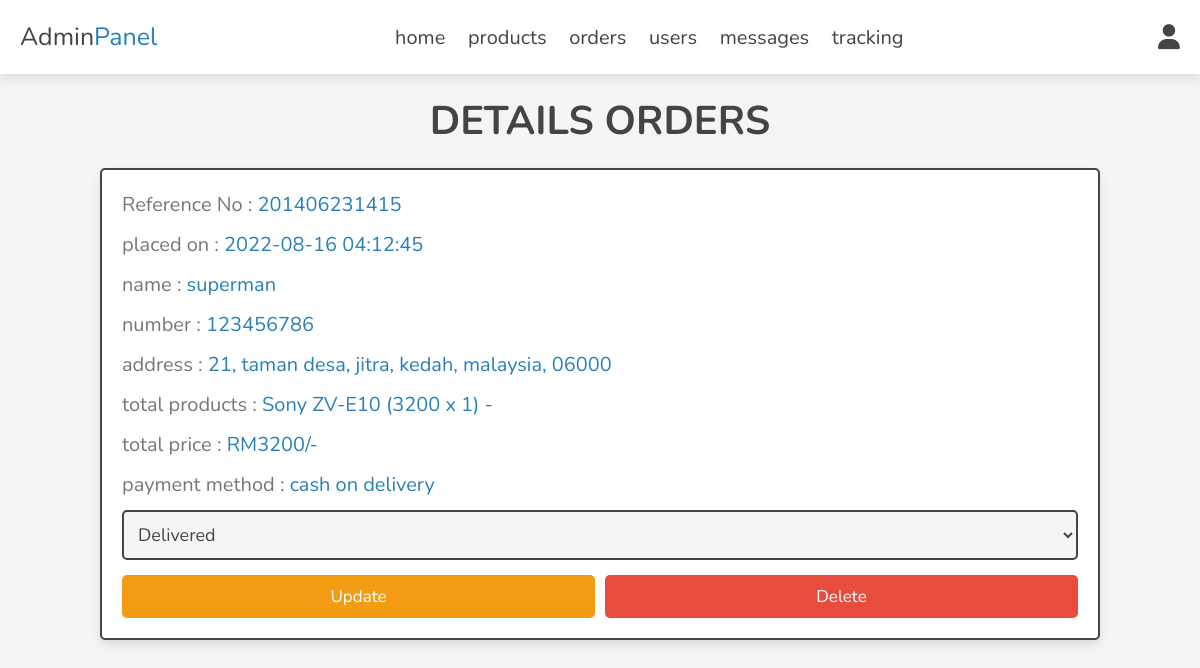
/admin/update_parcel.php (signed in), run on the app's committed database.
### tables this page shows
CREATE TABLE `orders` (
  `id` int(100) NOT NULL,
  `reference_number` varchar(100) NOT NULL,
  `user_id` int(100) NOT NULL,
  `name` varchar(20) NOT NULL,
  `number` varchar(10) NOT NULL,
  `email` varchar(50) NOT NULL,
  `method` varchar(50) NOT NULL,
  `address` varchar(500) NOT NULL,
  `total_products` varchar(1000) NOT NULL,
  `total_price` int(100) NOT NULL,
  `placed_on` timestamp NOT NULL DEFAULT current_timestamp(),
  `status` varchar(20) NOT NULL DEFAULT '2',
  `s_status` int(15) NOT NULL DEFAULT 0
);

CREATE TABLE `parcels` (
  `id` int(30) NOT NULL,
  `reference_number` varchar(100) NOT NULL,
  `status` int(2) NOT NULL DEFAULT 0,
  `date_created` datetime NOT NULL DEFAULT current_timestamp()
);

### admin/update_parcel.php (the view, shortened to what this page needs)
<?php
include '../components/connect.php';
?>
<!DOCTYPE html>
<html lang="en">
<head>
   <link rel="stylesheet" href="https://cdnjs.cloudflare.com/ajax/libs/font-awesome/6.1.1/css/all.min.css">
   <link rel="stylesheet" href="../css/admin_style.css">
</head>
<body>
<?php include '../components/admin_header.php'; ?>
<section class="orders">
<h1 class="heading">Details orders</h1>
<div class="box-container">
   <?php
      $order_id = $_GET['order_id'];
      $select_orders = $conn->prepare("SELECT * FROM `orders` WHERE id LIKE '%{$order_id}%' ");
      $select_orders->execute();
      if($select_orders->rowCount() > 0){
         $fetch_orders = $select_orders->fetch(PDO::FETCH_ASSOC);
      $select_parcel = $conn->prepare("SELECT * FROM `parcels` WHERE reference_number LIKE '%{$fetch_orders['reference_number']}%' ");
      $select_parcel->execute();
      $fetch_parcel = $select_parcel->fetch(PDO::FETCH_ASSOC)
   ?>
   <div class="box">
      <p> Reference No : <span><?= $fetch_orders['reference_number']; ?></span> </p>
      <p> placed on : <span><?= $fetch_orders['placed_on']; ?></span> </p>
      <p> name : <span><?= $fetch_orders['name']; ?></span> </p>
      <p> number : <span><?= $fetch_orders['number']; ?></span> </p>
      <p> address : <span><?= $fetch_orders['address']; ?></span> </p>
      <p> total products : <span><?= $fetch_orders['total_products']; ?></span> </p>
      <p> total price : <span>RM<?= $fetch_orders['total_price']; ?>/-</span> </p>
      <p> payment method : <span><?= $fetch_orders['method']; ?></span> </p>
      <form action="" method="post">
			<select name="status" id="" class="select" required>
         <option selected disabled><?php
							switch ($fetch_parcel['status']) {
								case '7':
									echo " Delivered";
									break;
							}
							?></option>
			</select>
        <div class="flex-btn">
         <input type="submit" value="update" class="option-btn" name="update">
         <a href="placed_orders.php?delete=<?= $fetch_orders['id']; ?>" class="delete-btn" onclick="return confirm('delete this order?');">delete</a>
        </div>
      </form>
   </div>
   <?php
      }else{
         echo '<p class="empty">order not found!!!</p>';
      }
   ?>
</div>
</section>
</body>
</html>

### css/admin_style.css (style rules this page uses)
:root { --main-color:#2980b9; --orange:#f39c12; --red:#e74c3c; --black:#444; --white:#fff; --light-color:#777; --light-bg:#f5f5f5; --border:.2rem solid var(--black); --box-shadow:0 .5rem 1rem rgba(0,0,0,.1); }
* { font-family: 'Nunito', sans-serif; margin:0; padding:0; box-sizing: border-box; outline: none; border:none; text-decoration: none; }
html { font-size: 62.5%; overflow-x: hidden; }
body { background-color: var(--light-bg); }
section { padding:2rem; max-width: 1200px; margin:0 auto; }
.heading { font-size: 4rem; color:var(--black); margin-bottom: 2rem; text-align: center; text-transform: uppercase; }
.normal-btn, .delete-btn, .option-btn { display: block; width: 100%; margin-top: 1rem; border-radius: .5rem; padding:1rem 3rem; font-size: 1.7rem; text-transform: capitalize; color:var(--white); cursor: pointer; text-align: center; }
.option-btn { background-color: var(--orange); }
.delete-btn { background-color: var(--red); }
.flex-btn { display: flex; gap:1rem; }
.orders .box-container { display: grid; grid-template-columns: repeat(auto-fit, 100rem); gap:1.5rem; align-items: flex-start; justify-content: center; }
.orders .box-container .box { padding:2rem; padding-top: 1rem; border-radius: .5rem; border:var(--border); background-color: var(--white); box-shadow: var(--box-shadow); }
.orders .box-container .box p { line-height: 1.5; font-size: 2rem; color:var(--light-color); margin:1rem 0; }
.orders .box-container .box p span { color:var(--main-color); }
.orders .box-container .select { margin-bottom: .5rem; width: 100%; background-color: var(--light-bg); padding:1rem; font-size: 1.8rem; color:var(--black); border-radius: .5rem; border:var(--border); }

### data on the page
orders: reference_number "201406231415", placed_on "2022-08-16 04:12:45", name "superman", number "123456786", address "21, taman desa, jitra, kedah, malaysia, 06000", total_products "Sony ZV-E10 (3200 x 1) -", total_price "3200", method "cash on delivery"
